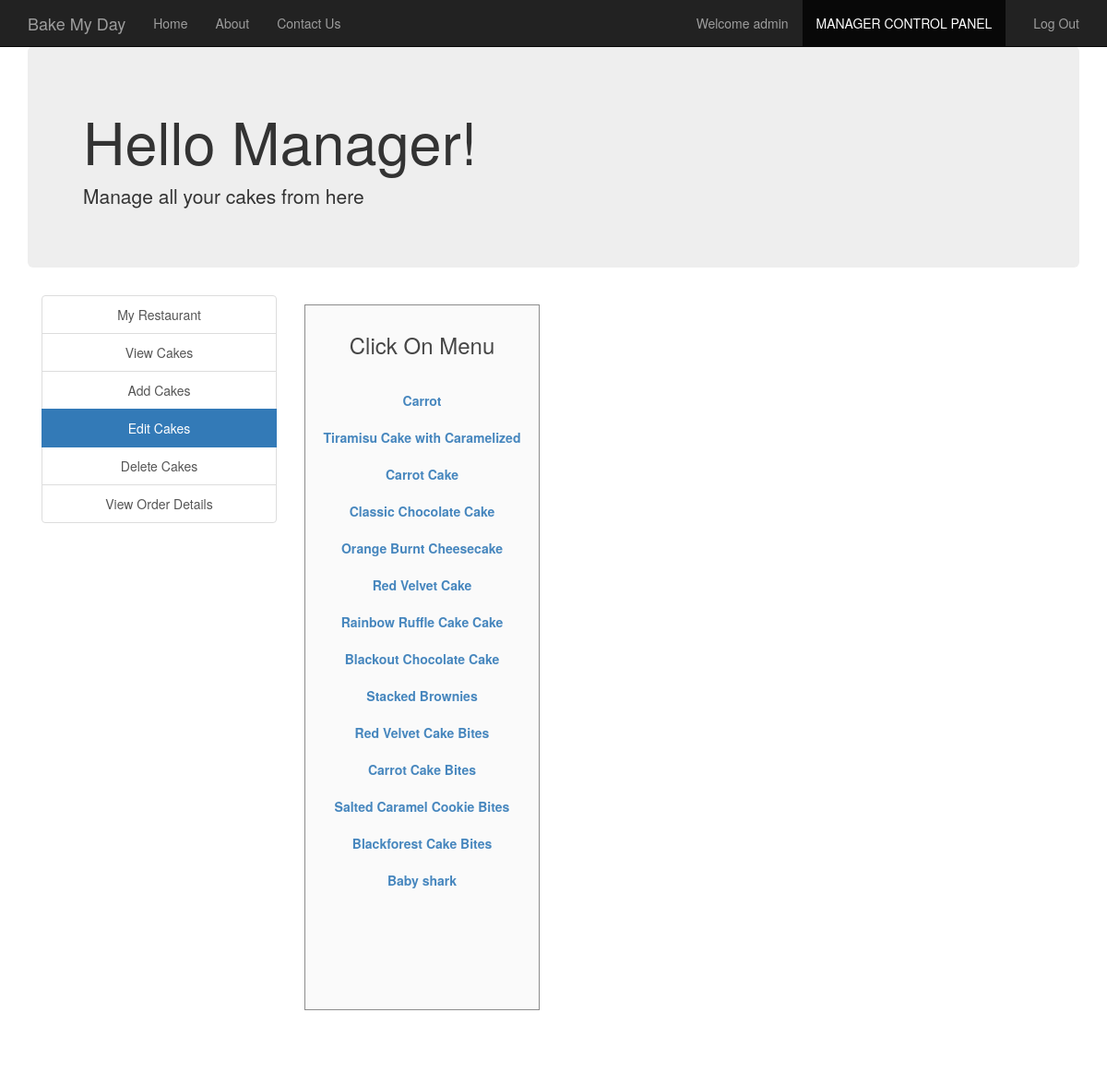
The page /edit_food_items.php (signed in) on the database its author committed.
### tables this page shows
CREATE TABLE `manager` (
  `username` varchar(30) NOT NULL,
  `fullname` varchar(30) NOT NULL,
  `email` varchar(30) NOT NULL,
  `contact` varchar(30) NOT NULL,
  `address` varchar(50) NOT NULL,
  `password` varchar(30) NOT NULL
);

CREATE TABLE `food` (
  `F_ID` int(30) NOT NULL,
  `name` varchar(30) NOT NULL,
  `price` int(30) NOT NULL,
  `description` varchar(200) NOT NULL,
  `R_ID` int(30) NOT NULL,
  `images_path` varchar(200) NOT NULL,
  `options` varchar(10) NOT NULL DEFAULT 'ENABLE'
);

### session_m.php (called while the page is built, shortened)
<?php
$conn = Connect();
$user_check=$_SESSION['login_user1'];
$query = "SELECT username FROM MANAGER WHERE username = '$user_check'";
$ses_sql = mysqli_query($conn, $query);
$row = mysqli_fetch_assoc($ses_sql);
$login_session =$row['username'];
?>

### edit_food_items.php (the view, shortened to what this page needs)
<?php
include('session_m.php');
?>
<!DOCTYPE html>
<html>
  <head>
  </head>
  <link rel="stylesheet" type = "text/css" href ="css/edit_food_items.css">
  <link rel="stylesheet" type = "text/css" href ="css/bootstrap.min.css">
  <link href="//netdna.bootstrapcdn.com/bootstrap/3.0.0/css/bootstrap-glyphicons.css" rel="stylesheet">
  <body>
    <nav class="navbar navbar-inverse navbar-fixed-top navigation-clean-search" role="navigation">
      <div class="container">
        <div class="navbar-header">
          <a class="navbar-brand" href="index.php">Bake My Day</a>
        </div>
        <div class="collapse navbar-collapse " id="myNavbar">
          <ul class="nav navbar-nav">
            <li><a href="index.php">Home</a></li>
            <li><a href="aboutus.php">About</a></li>
            <li><a href="contactus.php">Contact Us</a></li>
          </ul>
          <ul class="nav navbar-nav navbar-right">
            <li><a href="#"><span class="glyphicon glyphicon-user"></span> Welcome <?php echo $login_session; ?> </a></li>
            <li class="active"> <a href="managerlogin.php">MANAGER CONTROL PANEL</a></li>
            <li><a href="logout_m.php"><span class="glyphicon glyphicon-log-out"></span> Log Out </a></li>
          </ul>
        </div>
      </div>
    </nav>
<div class="container">
    <div class="jumbotron">
     <h1>Hello Manager! </h1>
     <p>Manage all your cakes from here</p>
    </div>
    </div>
<div class="container">
    	<div class="col-xs-3" style="text-align: center;">
    	<div class="list-group">
    		<a href="myrestaurant.php" class="list-group-item ">My Restaurant</a>
    		<a href="view_food_items.php" class="list-group-item ">View Cakes</a>
    		<a href="add_food_items.php" class="list-group-item ">Add Cakes</a>
    		<a href="edit_food_items.php" class="list-group-item active">Edit Cakes</a>
    		<a href="delete_food_items.php" class="list-group-item ">Delete Cakes</a>
        <a href="view_order_details.php" class="list-group-item ">View Order Details</a>
    	</div>
    </div>
<div class="col-xs-3">
  <div class="form-area" style="padding: 10px 10px 110px 10px; ">
    <div style="text-align: center;">
      <h3>Click On Menu <br><br></h3>
    </div>
    <?php
    $query = mysqli_query($conn, "SELECT * FROM food f WHERE f.R_ID IN (SELECT r.R_ID FROM RESTAURANTS r WHERE r.M_ID='$user_check') ORDER BY F_ID");
    while ($row = mysqli_fetch_array($query)) {
      ?>
      <div class="list-group" style="text-align: center;">
        <?php
      echo "<b><a href='edit_food_items.php?update= {$row['F_ID']}'>{$row['name']}</a></b>";
        ?>
      </div>
    <?php
    }
    ?>
  </div>
</div>
</div>
  </body>
<br>
</html>

### css/edit_food_items.css (style rules this page uses)
body,html { height: 100%; }
body { padding-top: 50px; background-image: url('headerimg2.jpg'); background-repeat: repeat; background-size: 100%; }
.form-area { background-color: #FAFAFA; padding: 10px 40px 60px; margin: 10px 0px 60px; border: 1px solid GREY; opacity:0.9; }

### rows shown on the page
manager: username "admin"
food: name "Carrot"
food: name "Tiramisu Cake with Caramelized"
food: name "Carrot Cake"
food: name "Classic Chocolate Cake"
food: name "Orange Burnt Cheesecake"
food: name "Red Velvet Cake"
food: name "Rainbow Ruffle Cake Cake"
food: name "Blackout Chocolate Cake"
food: name "Stacked Brownies"
food: name "Red Velvet Cake Bites"
food: name "Carrot Cake Bites"
food: name "Salted Caramel Cookie Bites"
food: name "Blackforest Cake Bites"
food: name "Baby shark"
